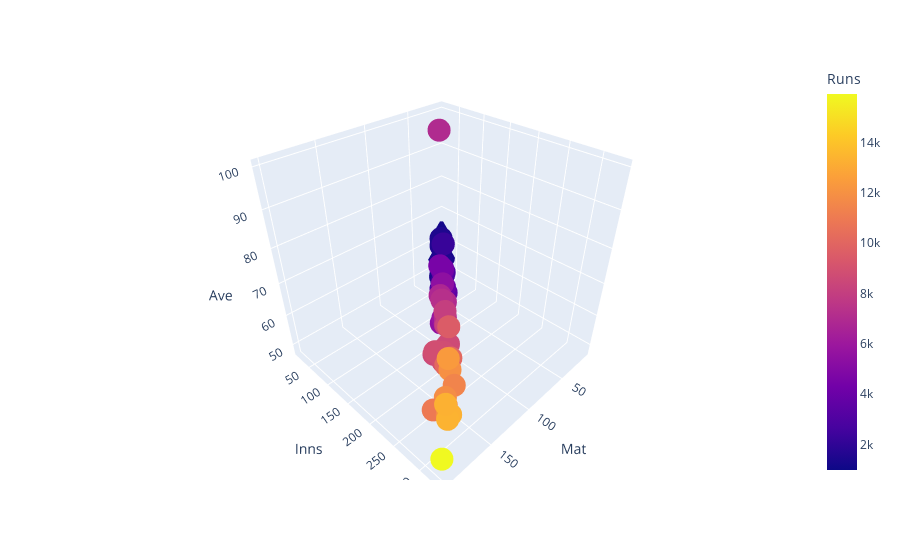

The notebook cell this image was saved under:
### Code cell
fig = px.scatter_3d(df,x='Mat',y='Inns',z='Ave',color = 'Runs')
#fig.update(title='3d scatter plot')
fig.show()

### Figure 1 — Plotly figure (JSON) as saved in the notebook; plotly's stock layout.template omitted (floating-point values rounded to 4 significant figures)
{"data": [{"hovertemplate": "Mat=%{x}<br>Inns=%{y}<br>Ave=%{z}<br>Runs=%{marker.color}<extra></extra>", "legendgroup": "", "marker": {"color": [6996, 1181, 1485, 2256, 2190, 4555, 1540, 6806, 4455, 7249, 9537, 8032, 12400, 5410, 3798, 6971, 13289, 990, 8263, 1301, 1084, 7110, 2960, 15921, 1452, 11953, 8832, 13288, 7530, 10099, 4007, 13378, 1394, 4794, 6235, 11867, 10122, 10927, 8625, 8765, 11174, 11416, 8540, 5807, 11814, 8830, 3860, 1185, 8586, 1180, 8848, 8643, 1669, 3471, 1415, 5462, 6149, 5357, 9265, 2122, 2748, 1296], "coloraxis": "coloraxis", "symbol": "circle"}, "mode": "markers", "name": "", "scene": "scene", "showlegend": false, "type": "scatter3d", "x": [52, 12, 20, 23, 22, 54, 20, 82, 48, 85, 106, 93, 134, 61, 44, 79, 166, 14, 96, 15, 17, 87, 34, 200, 20, 131, 124, 164, 90, 118, 47, 168, 20, 63, 79, 164, 125, 168, 103, 114, 156, 135, 121, 78, 149, 120, 51, 17, 104, 16, 113, 115, 21, 42, 20, 81, 79, 74, 117, 29, 39, 22], "y": [80, 20, 31, 41, 40, 84, 31, 131, 81, 140, 189, 160, 233, 102, 74, 138, 280, 20, 168, 29, 21, 151, 62, 329, 31, 232, 189, 286, 156, 213, 84, 287, 32, 112, 137, 280, 214, 260, 184, 191, 265, 247, 182, 131, 252, 200, 87, 26, 180, 26, 191, 198, 39, 80, 33, 132, 137, 125, 205, 48, 62, 33], "z": [99.94, 62.15, 61.87, 60.97, 60.83, 60.73, 59.23, 58.67, 58.61, 58.45, 57.8, 57.78, 57.4, 56.94, 56.68, 56.67, 55.37, 55, 54.36, 54.2, 54.2, 53.86, 53.81, 53.78, 53.77, 52.88, 52.57, 52.31, 52.29, 52.05, 52.03, 51.85, 51.62, 51.54, 51.52, 51.37, 51.12, 51.06, 50.73, 50.66, 50.56, 50.29, 50.23, 50.06, 49.84, 49.6, 49.48, 49.37, 49.34, 49.16, 49.15, 49.1, 49.08, 48.88, 48.79, 48.76, 48.41, 48.26, 48.25, 48.22, 48.21, 48]}], "layout": {"coloraxis": {"colorbar": {"title": {"text": "Runs"}}, "colorscale": [[0, "#0d0887"], [0.1111, "#46039f"], [0.2222, "#7201a8"], [0.3333, "#9c179e"], [0.4444, "#bd3786"], [0.5556, "#d8576b"], [0.6667, "#ed7953"], [0.7778, "#fb9f3a"], [0.8889, "#fdca26"], [1, "#f0f921"]]}, "legend": {"tracegroupgap": 0}, "margin": {"t": 60}, "scene": {"domain": {"x": [0, 1], "y": [0, 1]}, "xaxis": {"title": {"text": "Mat"}}, "yaxis": {"title": {"text": "Inns"}}, "zaxis": {"title": {"text": "Ave"}}}}}
